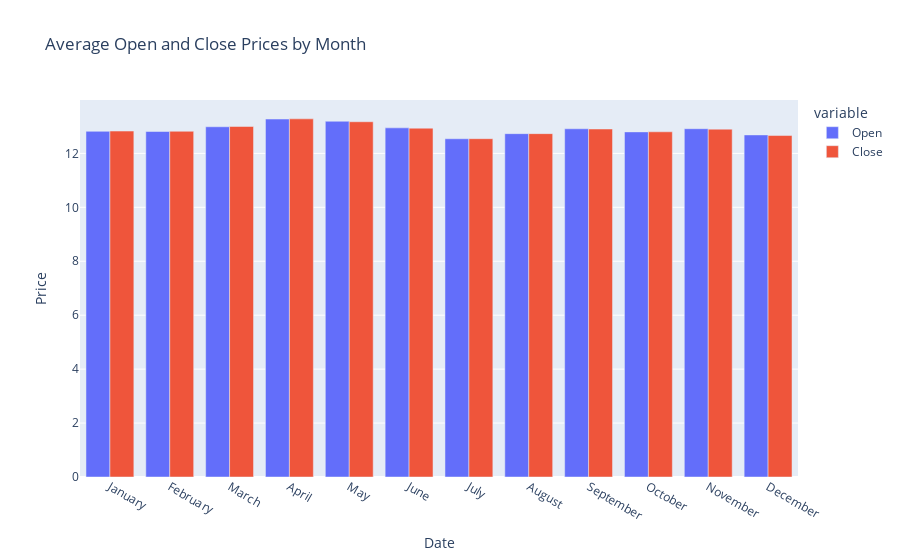

Notebook source saved alongside this figure:
### Code cell
fig = px.bar(monthvise, x=monthvise.index, y=['Open', 'Close'],
             barmode='group',
             labels={'value': 'Price', 'index': 'Month'},
             title='Average Open and Close Prices by Month')

# Show the plot
fig.show()

### Figure 1 — Plotly figure (JSON) as saved in the notebook; plotly's stock layout.template omitted (floating-point values rounded to 4 significant figures)
{"data": [{"alignmentgroup": "True", "hovertemplate": "variable=Open<br>Date=%{x}<br>Price=%{y}<extra></extra>", "legendgroup": "Open", "marker": {"color": "#636efa", "pattern": {"shape": ""}}, "name": "Open", "offsetgroup": "Open", "orientation": "v", "showlegend": true, "textposition": "auto", "type": "bar", "x": ["January", "February", "March", "April", "May", "June", "July", "August", "September", "October", "November", "December"], "xaxis": "x", "y": [12.82, 12.81, 12.99, 13.27, 13.19, 12.95, 12.54, 12.73, 12.91, 12.8, 12.91, 12.68], "yaxis": "y"}, {"alignmentgroup": "True", "hovertemplate": "variable=Close<br>Date=%{x}<br>Price=%{y}<extra></extra>", "legendgroup": "Close", "marker": {"color": "#EF553B", "pattern": {"shape": ""}}, "name": "Close", "offsetgroup": "Close", "orientation": "v", "showlegend": true, "textposition": "auto", "type": "bar", "x": ["January", "February", "March", "April", "May", "June", "July", "August", "September", "October", "November", "December"], "xaxis": "x", "y": [12.83, 12.82, 13.0, 13.28, 13.17, 12.93, 12.54, 12.73, 12.9, 12.8, 12.9, 12.66], "yaxis": "y"}], "layout": {"barmode": "group", "legend": {"title": {"text": "variable"}, "tracegroupgap": 0}, "title": {"text": "Average Open and Close Prices by Month"}, "xaxis": {"anchor": "y", "domain": [0, 1], "title": {"text": "Date"}}, "yaxis": {"anchor": "x", "domain": [0, 1], "title": {"text": "Price"}}}}
